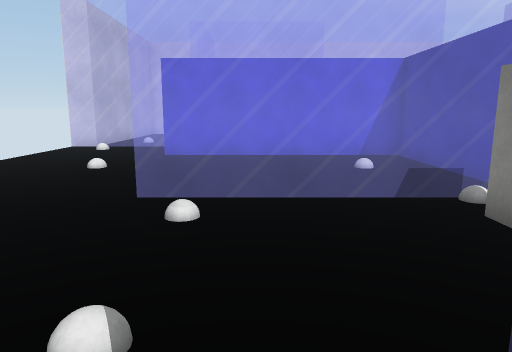
view 1 (above)

24 first-person views from a walk through a Unity game level. The camera is 1.4 m above the floor, tilts 10° down and sees 70° across. The floor is counted in squares, 1 m on a side. Each view is taken from the middle of a square. On the plan, view 1 faces up. The plan holds only what a view shows up to about 16 squares ahead; the rest is blank. Some animated figures are left out. Surface patterns are stand-ins for the level's own textures.

view 2
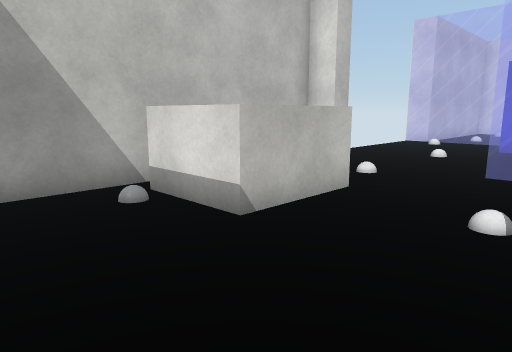

view 3
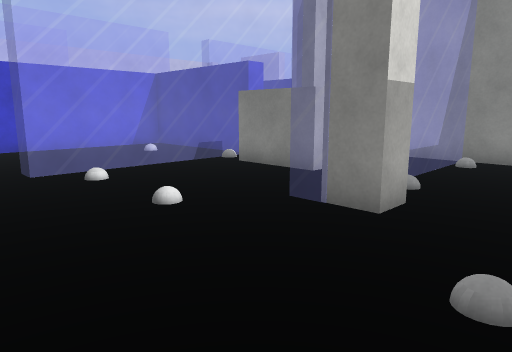

view 4
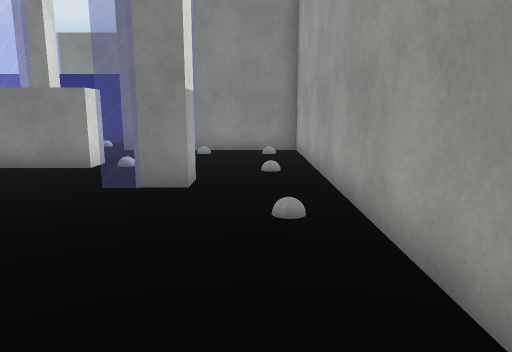

view 5
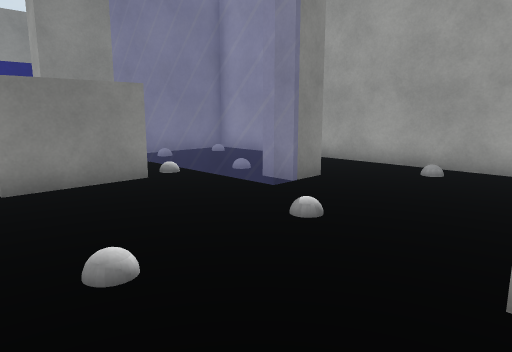

view 6
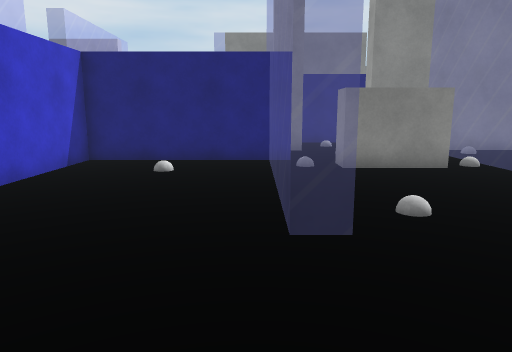

view 7
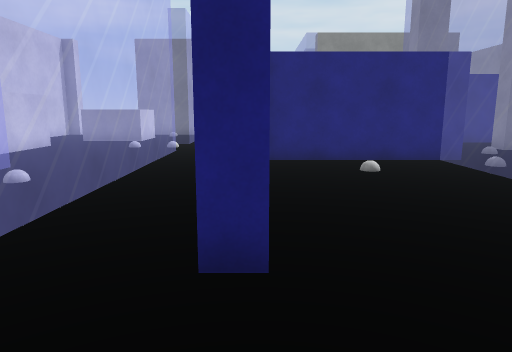

view 8
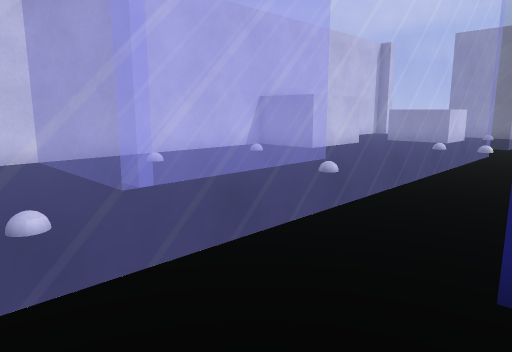

view 9
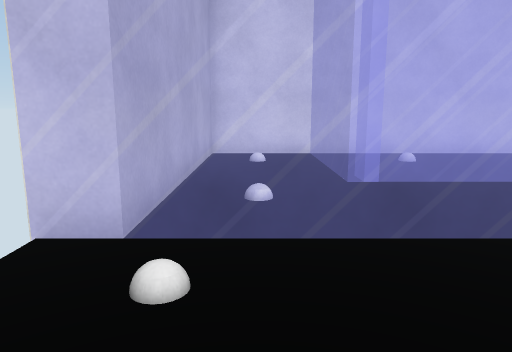

view 10
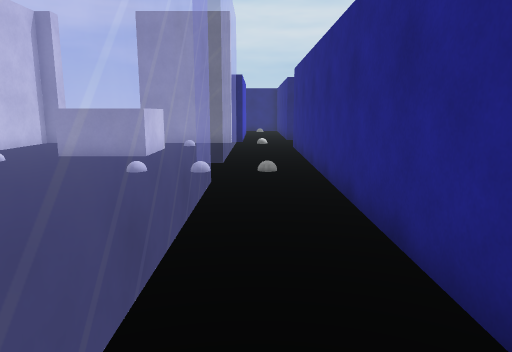

view 11
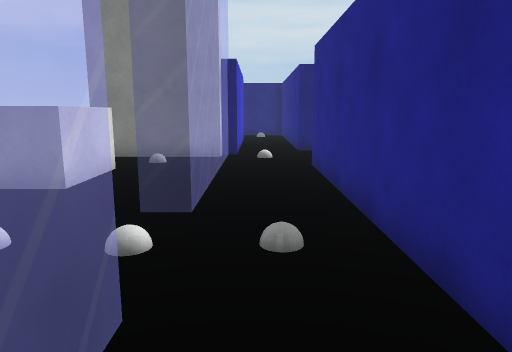

view 12
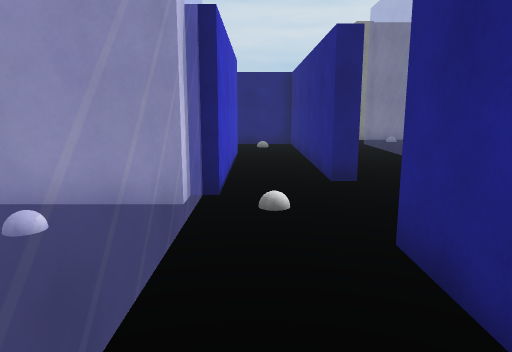

view 13
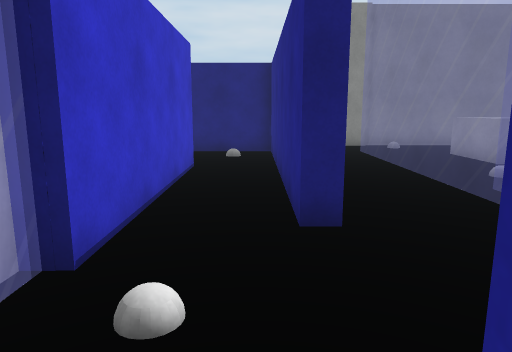

view 14
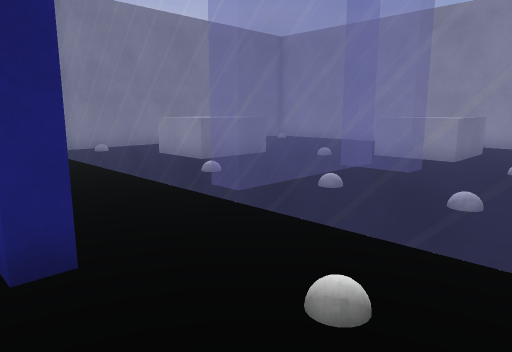

view 15
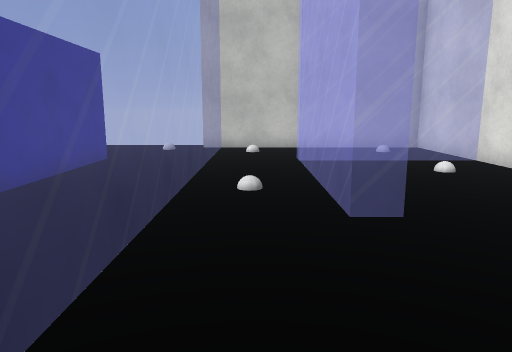

view 16
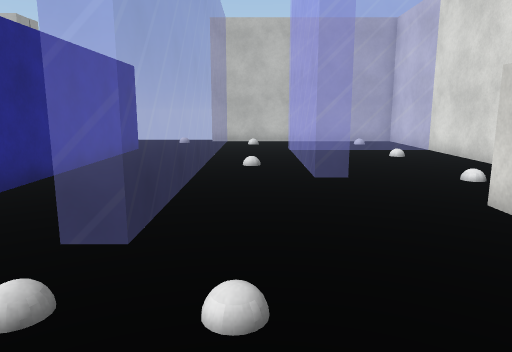

view 17
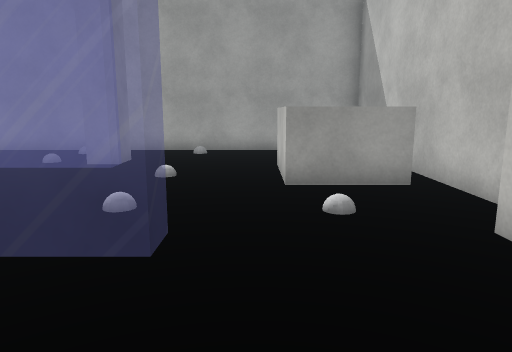

view 18
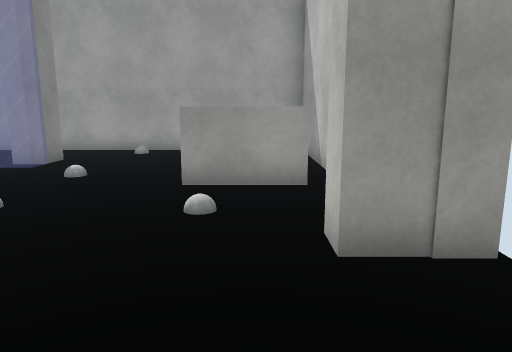

view 19
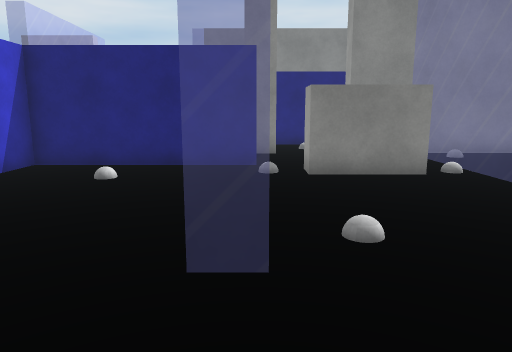

view 20
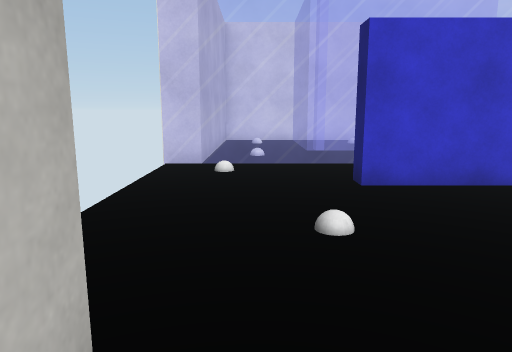

view 21
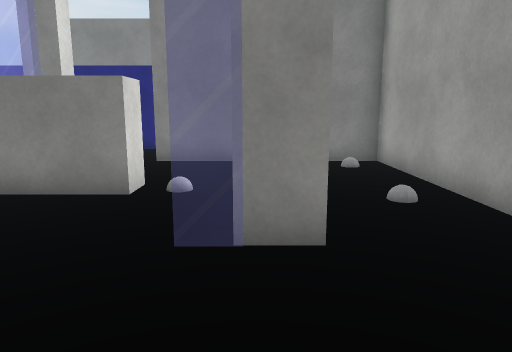

view 22
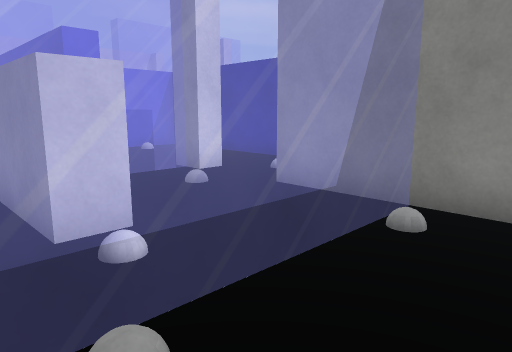

view 23
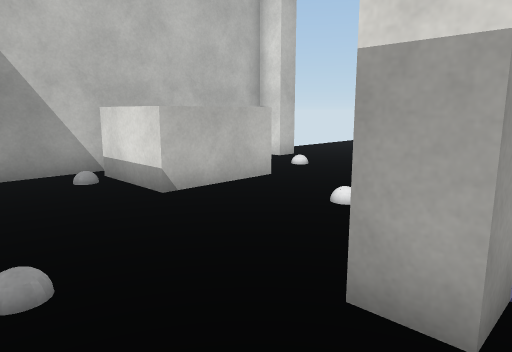

view 24
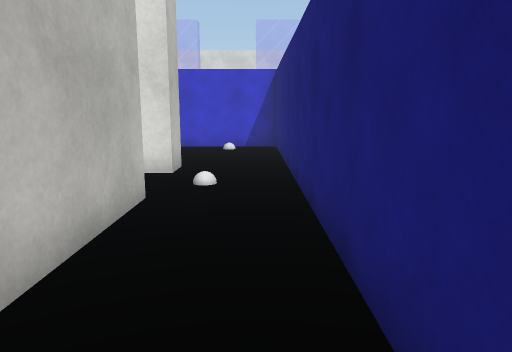

### Floor plan
Key: @ floor where view 1 was taken; # wall or solid block; . floor; = window, fence, low wall or low ledge; ^ raised ledge; B ball; O other object.
Columns run from 8 left of view 1 to 30 right of it. Each row starts with its distance up from view 1.
 24  ##############       ####
 23  #...=........#      ....#
 22  #.O.=.B....B.#   O.....
 21  #...=........####....
 20  #...=..............^
 19  #...=======........^    #
 18  #...=======........^^^..#
 17  #.B.....B.......B.....B.#
 16 ##==============..=======##
 15 #===============.B========#######..#
 14  .B..............B......B.........O#
 13  ..................................#
 12  .....#################....#########
 11  ............# ..O.#    B........
 10  ............# ....#     ...........
  9  ...B......B.# ....#    ============..#
  8  ............# ....#    ....=.B.....O.#
  7  #...........#.....#    .B.B=.........#
  6  ##...======B====..#    ....=...^^^...#
  5  #..B..B...##......#    ....=...^ ^  .#
  4  #.........# .B..B.#     ..==...^     #
  3  #^^^......# ......#     O....O..     #
  2  #^ ^..B...##...#..#     ..^^.....    #
  1  #^ ^....===B===#  #     .^ ^^....
  0  #BB^...@#=B==B=#  #     .^^  ....
 -1  #..............#  #      .^  ...
 -2  #.....B...B..B.#  #      .
 -3  #  ............# .       ..
 -4  ################         #####

Positions as (right, up) in squares from view 1, and headings:
1: (0, 0), facing up
2: (0, -3), facing up-left
3: (-4, -3), facing up-right
4: (-6, -2), facing right
5: (-4, 6), facing down-right
6: (-6, 7), facing right
7: (-6, 12), facing right
8: (-6, 12), facing up-right
9: (-5, 11), facing up
10: (0, 14), facing right
11: (5, 14), facing right
12: (11, 14), facing right
13: (14, 13), facing right
14: (15, 13), facing down-right
15: (8, 17), facing left
16: (11, 17), facing left
17: (-3, 10), facing down
18: (-5, 10), facing down
19: (-5, 6), facing right
20: (-5, 5), facing up
21: (-3, 0), facing right
22: (2, -2), facing up-right
23: (2, -3), facing up-left
24: (10, -3), facing up
